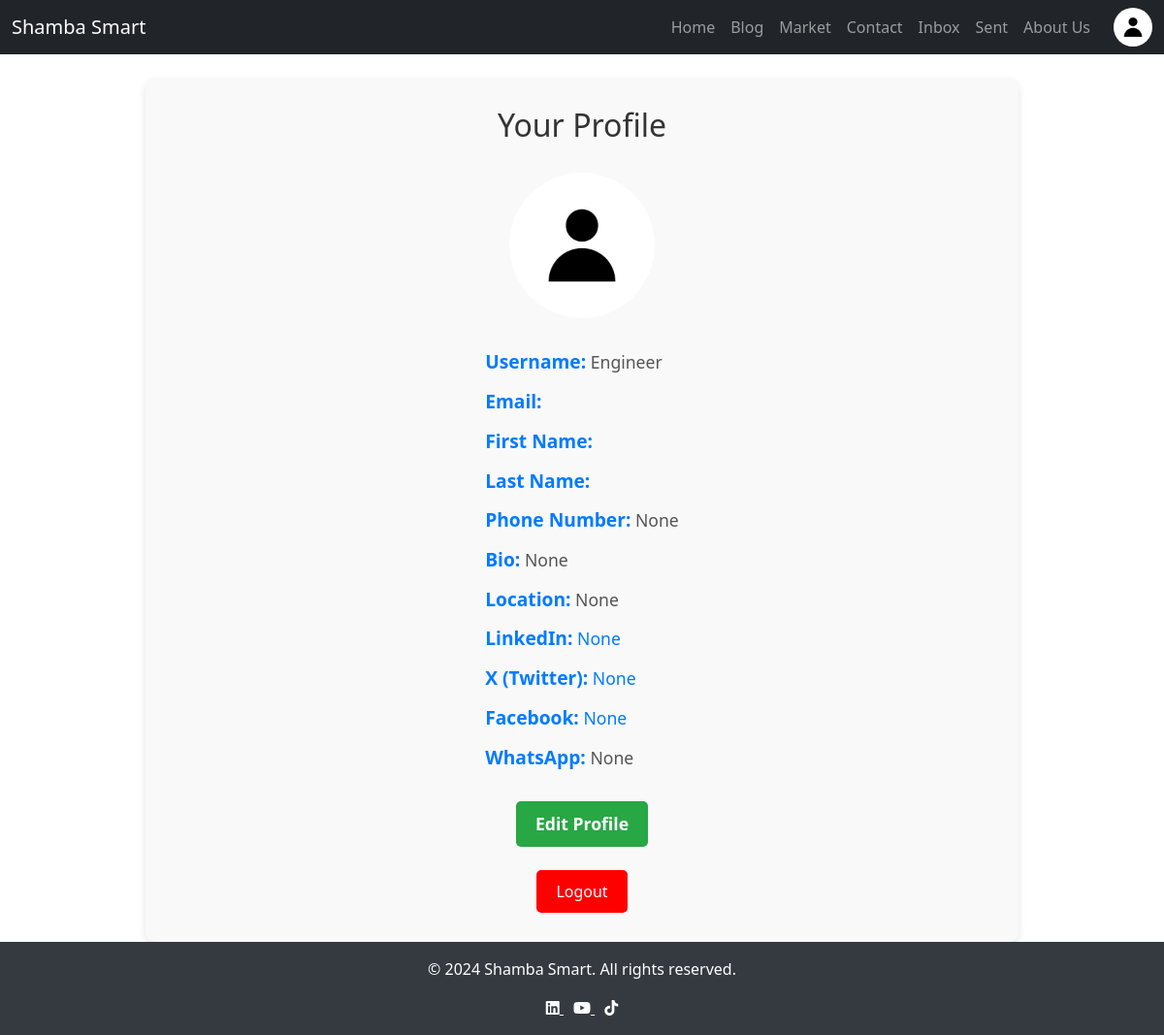
The app's page /profile/ (signed in) with its own data.
### Shamba/models.py (models this page shows, shortened)
class CustomUser(AbstractUser):
    FARMER = 'Farmer'
    PROFESSIONAL = 'Professional'
    ROLE_CHOICES = [
        (FARMER, 'Farmer'),
        (PROFESSIONAL, 'Professional'),
    ]
    role = models.CharField(max_length=50, choices=ROLE_CHOICES,
                            default=FARMER)
    profile_picture = models.ImageField(
        default='images/default_profile.png',
        upload_to='profile_pics/',
        null=True,
        blank=True
    )
    phone_number = models.CharField(max_length=15, null=True, blank=True)
    bio = models.TextField(null=True, blank=True)
    location = models.CharField(max_length=255, null=True, blank=True)
    linkedin = models.URLField(null=True, blank=True)
    x = models.URLField(null=True, blank=True)
    facebook = models.URLField(null=True, blank=True)
    whatsapp = models.CharField(max_length=15, null=True, blank=True)

### Shamba/views.py (the view)
# urls.py: path('profile/', views.profile, name='profile'),
@login_required
def profile(request):
    return render(request, 'profile.html', {'user': request.user})

### Shamba/templates/profile.html (shortened to what this page needs)
{% extends "home.html" %}
{% load static %}
{% block content %}
    <div class="profile-container">
        <h2>Your Profile</h2>
        <a href="{% url 'edit_profile' %}">
            {% if user.profile_picture %}
                <img
                    src="{{ user.profile_picture.url }}"
                    alt="Profile Picture"
                    class="profile-picture"
                >
            {% else %}
                <img
                    src="{% static 'images/default_profile.png' %}"
                    alt="Default Profile Picture"
                    class="profile-picture"
                >
            {% endif %}
        </a>
        <div class="profile-details">
            <p><strong>Username:</strong> <span>{{ user.username }}</span></p>
            <p><strong>Email:</strong> </p>
            <p><strong>First Name:</strong> </p>
            <p><strong>Last Name:</strong> </p>
            <p><strong>Phone Number:</strong> <span>{{ user.phone_number }}</span></p>
            <p><strong>Bio:</strong> <span>{{ user.bio }}</span></p>
            <p><strong>Location:</strong> <span>{{ user.location }}</span></p>
            <p><strong>LinkedIn:</strong> <a href="{{ user.linkedin }}" target="_blank">{{ user.linkedin }}</a></p>
            <p><strong>X (Twitter):</strong> <a href="{{ user.x }}" target="_blank">{{ user.x }}</a></p>
            <p><strong>Facebook:</strong> <a href="{{ user.facebook }}" target="_blank">{{ user.facebook }}</a></p>
            <p><strong>WhatsApp:</strong> <span>{{ user.whatsapp }}</span></p>
        </div>
        <div class="edit-profile-link">
            <a href="{% url 'edit_profile' %}">Edit Profile</a>
        </div>
        <br>
        <div class="logout-button">
            <form action="{% url 'logout' %}" method="POST">
                <button type="submit">Logout</button>
            </form>
        </div>
    </div>
{% endblock %}

### Shamba/templates/base.html (shortened to what this page needs)
{% load static %}
<!DOCTYPE html>
<html lang="en">
<head>
    <link rel="stylesheet" href="https://cdnjs.cloudflare.com/ajax/libs/font-awesome/6.0.0-beta3/css/all.min.css">
    <link rel="stylesheet" href="https://cdnjs.cloudflare.com/ajax/libs/bootstrap/5.1.3/css/bootstrap.min.css">
</head>
<body>
    <header>
        <nav class="navbar navbar-expand-lg navbar-dark bg-dark">
            <div class="container-fluid">
                <a class="navbar-brand" href="{% url 'home' %}">Shamba Smart</a>
                <div class="collapse navbar-collapse" id="navbarNav">
                    <ul class="navbar-nav ms-auto">
                        <li class="nav-item"><a class="nav-link" href="{% url 'home' %}">Home</a></li>
                        <li class="nav-item"><a class="nav-link" href="{% url 'blog_posts' %}">Blog</a></li>
                        <li class="nav-item"><a class="nav-link" href="{% url 'market' %}">Market</a></li>
                        <li class="nav-item"><a class="nav-link" href="{% url 'contact_us' %}">Contact</a></li>
                        {% if user.is_authenticated %}
                            <li class="nav-item"><a class="nav-link" href="{% url 'inbox' %}">Inbox</a></li>
                            <li class="nav-item"><a class="nav-link" href="{% url 'sent_messages' %}">Sent</a></li>
                            <li class="nav-item"><a class="nav-link" href="{% url 'about' %}">About Us</a></li>
                            <li class="nav-item profile-item">
                                <a href="{% url 'profile' %}">
                                    {% if user.profile_picture %}
                                        <img src="{{ user.profile_picture.url }}" alt="Profile Picture" class="profile-img">
                                    {% else %}
                                        <img src="{% static 'images/default_profile.png' %}" alt="Default Profile Picture" class="profile-img">
                                    {% endif %}
                                </a>
                            </li>
                        {% else %}
                            <li class="nav-item"><a class="nav-link" href="{% url 'login' %}">Sign In</a></li>
                            <li class="nav-item"><a class="nav-link" href="{% url 'register' %}">Sign Up</a></li>
                        {% endif %}
                    </ul>
                </div>
            </div>
        </nav>
    </header>
    <main class="container mt-4">
        {% block content %}
        {% endblock %}
    </main>
    <footer>
        <p>&copy; 2024 Shamba Smart. All rights reserved.</p>
        <div>
            <a href="https://www.linkedin.com" target="blank" style="color: #fff; margin-right: 10px;">
                <i class="fab fa-linkedin"></i>
            </a>
            <a href="https://www.youtube.com" target="blank" style="color: #fff; margin-right: 10px;">
                <i class="fab fa-youtube"></i>
            </a>
            <a href="https://www.tiktok.com" target="blank" style="color: #fff;">
                <i class="fab fa-tiktok"></i>
            </a>
        </div>
    </footer>
</body>
</html>

### Shamba/templates/base.html (style rules this page uses)
html, body { height: 100%; margin: 0; display: flex; flex-direction: column; }
body { min-height: 100%; }
main { flex: 1; }
footer { background-color: #343a40; color: white; text-align: center; padding: 1rem 0; margin-top: auto; }
.profile-img { width: 40px; height: 40px; border-radius: 50%; object-fit: cover; cursor: pointer; }
.navbar-nav { display: flex; align-items: center; }
.navbar-nav.ms-auto { margin-left: auto; }
.profile-item { margin-left: 1rem; }

### Shamba/templates/profile.html (style rules this page uses)
.profile-container { display: flex; flex-direction: column; align-items: center; justify-content: center; padding: 30px; max-width: 900px; margin: 0 auto; background-color: #f9f9f9; border-radius: 10px; box-shadow: 0 4px 8px rgba(0, 0, 0, 0.1); }
h2 { font-size: 2rem; color: #333; margin-bottom: 30px; }
.profile-picture { border-radius: 50%; width: 150px; height: 150px; object-fit: cover; margin-bottom: 20px; transition: transform 0.3s ease; }
.profile-details p { font-size: 1.1rem; color: #333; margin: 10px 0; line-height: 1.6; }
.profile-details strong { color: #007BFF; font-weight: bold; font-size: 1.2rem; }
.profile-details span { color: #555; font-size: 1.1rem; }
.profile-details a { color: #007BFF; text-decoration: none; }
.edit-profile-link a { display: inline-block; background-color: #28a745; color: white; padding: 10px 20px; font-size: 1.1rem; font-weight: 600; text-decoration: none; border-radius: 5px; transition: background-color 0.3s ease, transform 0.3s ease; margin-top: 20px; }
.logout-button button { padding: 10px 20px; background-color: #FF0000; color: white; border: none; cursor: pointer; font-size: 1rem; border-radius: 5px; transition: background-color 0.3s ease; }

### records on screen
CustomUser: profile_picture (placeholder picture), username "Engineer", phone_number "None", bio "None", location "None", linkedin "None", x "None", facebook "None", whatsapp "None"
